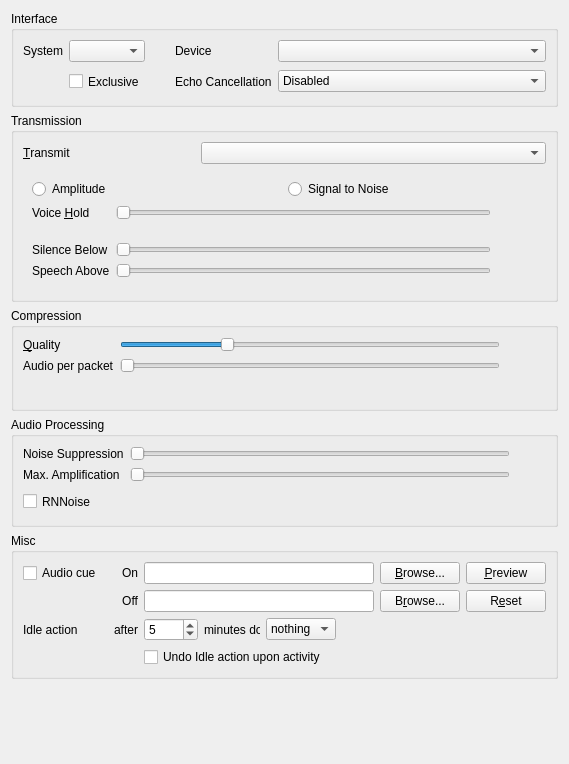
<?xml version="1.0" encoding="UTF-8"?>
<ui version="4.0">
 <class>AudioInput</class>
 <widget class="QWidget" name="AudioInput">
  <property name="geometry">
   <rect>
    <x>0</x>
    <y>0</y>
    <width>569</width>
    <height>764</height>
   </rect>
  </property>
  <property name="windowTitle">
   <string>Form</string>
  </property>
  <property name="styleSheet">
   <string notr="true">font: 57 11pt &quot;Terminus (TTF)&quot;;</string>
  </property>
  <layout class="QVBoxLayout">
   <item>
    <widget class="QGroupBox" name="qgbInterfaces">
     <property name="title">
      <string>Interface</string>
     </property>
     <layout class="QGridLayout" name="gridLayout">
      <item row="0" column="0">
       <widget class="QLabel" name="qliSystem">
        <property name="text">
         <string>System</string>
        </property>
        <property name="buddy">
         <cstring>qcbSystem</cstring>
        </property>
       </widget>
      </item>
      <item row="0" column="1">
       <widget class="MUComboBox" name="qcbSystem">
        <property name="sizePolicy">
         <sizepolicy hsizetype="MinimumExpanding" vsizetype="Fixed">
          <horstretch>0</horstretch>
          <verstretch>0</verstretch>
         </sizepolicy>
        </property>
        <property name="toolTip">
         <string>Input method for audio</string>
        </property>
        <property name="whatsThis">
         <string>&lt;b&gt;This is the input method to use for audio.&lt;/b&gt;&lt;br /&gt;Most likely you want to use DirectSound.</string>
        </property>
       </widget>
      </item>
      <item row="0" column="2">
       <spacer>
        <property name="orientation">
         <enum>Qt::Horizontal</enum>
        </property>
        <property name="sizeType">
         <enum>QSizePolicy::Maximum</enum>
        </property>
        <property name="sizeHint" stdset="0">
         <size>
          <width>24</width>
          <height>16</height>
         </size>
        </property>
       </spacer>
      </item>
      <item row="0" column="3">
       <widget class="QLabel" name="qliDevice">
        <property name="text">
         <string>Device</string>
        </property>
        <property name="buddy">
         <cstring>qcbDevice</cstring>
        </property>
       </widget>
      </item>
      <item row="0" column="4">
       <widget class="MUComboBox" name="qcbDevice">
        <property name="sizePolicy">
         <sizepolicy hsizetype="MinimumExpanding" vsizetype="Fixed">
          <horstretch>1</horstretch>
          <verstretch>0</verstretch>
         </sizepolicy>
        </property>
        <property name="toolTip">
         <string>Input device for audio</string>
        </property>
        <property name="whatsThis">
         <string>&lt;b&gt;This is the input device to use for audio.&lt;/b&gt;</string>
        </property>
        <property name="sizeAdjustPolicy">
         <enum>QComboBox::AdjustToContents</enum>
        </property>
        <property name="minimumContentsLength">
         <number>16</number>
        </property>
       </widget>
      </item>
      <item row="1" column="1">
       <widget class="QCheckBox" name="qcbExclusive">
        <property name="minimumSize">
         <size>
          <width>0</width>
          <height>27</height>
         </size>
        </property>
        <property name="toolTip">
         <string>Exclusive mode</string>
        </property>
        <property name="whatsThis">
         <string>&lt;b&gt;This opens the device in exclusive mode.&lt;/b&gt;&lt;br /&gt;No other application will be able to use the device.</string>
        </property>
        <property name="text">
         <string>Exclusive</string>
        </property>
       </widget>
      </item>
      <item row="1" column="3">
       <widget class="QLabel" name="qliEcho">
        <property name="text">
         <string>Echo Cancellation</string>
        </property>
       </widget>
      </item>
      <item row="1" column="4">
       <widget class="MUComboBox" name="qcbEcho">
        <property name="toolTip">
         <string>Cancel echo from speakers</string>
        </property>
        <property name="whatsThis">
         <string>Enabling this will cancel the echo from your speakers. Mixed has low CPU impact, but only works well if your speakers are equally loud and equidistant from the microphone. Multichannel echo cancellation provides much better echo cancellation, but at a higher CPU cost.</string>
        </property>
        <item>
         <property name="text">
          <string>Disabled</string>
         </property>
        </item>
        <item>
         <property name="text">
          <string>Mixed echo cancellation</string>
         </property>
        </item>
        <item>
         <property name="text">
          <string>Multichannel echo cancellation</string>
         </property>
        </item>
       </widget>
      </item>
     </layout>
    </widget>
   </item>
   <item>
    <widget class="QGroupBox" name="qgbTransmission">
     <property name="sizePolicy">
      <sizepolicy hsizetype="Preferred" vsizetype="Minimum">
       <horstretch>0</horstretch>
       <verstretch>0</verstretch>
      </sizepolicy>
     </property>
     <property name="title">
      <string>Transmission</string>
     </property>
     <layout class="QGridLayout">
      <item row="0" column="0">
       <widget class="QLabel" name="qliTransmit">
        <property name="text">
         <string>&amp;Transmit</string>
        </property>
        <property name="buddy">
         <cstring>qcbTransmit</cstring>
        </property>
       </widget>
      </item>
      <item row="0" column="1" colspan="2">
       <widget class="MUComboBox" name="qcbTransmit">
        <property name="toolTip">
         <string>When to transmit your speech</string>
        </property>
        <property name="whatsThis">
         <string>&lt;b&gt;This sets when speech should be transmitted.&lt;/b&gt;&lt;br /&gt;&lt;i&gt;Continuous&lt;/i&gt; - All the time&lt;br /&gt;&lt;i&gt;Voice Activity&lt;/i&gt; - When you are speaking clearly.&lt;br /&gt;&lt;i&gt;Push To Talk&lt;/i&gt; - When you hold down the hotkey set under &lt;i&gt;Shortcuts&lt;/i&gt;.</string>
        </property>
       </widget>
      </item>
      <item row="1" column="0" colspan="3">
       <widget class="QStackedWidget" name="qswTransmit">
        <property name="sizePolicy">
         <sizepolicy hsizetype="Preferred" vsizetype="MinimumExpanding">
          <horstretch>0</horstretch>
          <verstretch>0</verstretch>
         </sizepolicy>
        </property>
        <property name="currentIndex">
         <number>1</number>
        </property>
        <widget class="QWidget" name="qwPTT">
         <layout class="QGridLayout" columnstretch="0,1,0,0">
          <item row="0" column="0">
           <widget class="QLabel" name="qliDoublePush">
            <property name="text">
             <string>DoublePush Time</string>
            </property>
            <property name="buddy">
             <cstring>qsDoublePush</cstring>
            </property>
           </widget>
          </item>
          <item row="0" column="3">
           <widget class="QLabel" name="qlDoublePush">
            <property name="sizePolicy">
             <sizepolicy hsizetype="Minimum" vsizetype="Preferred">
              <horstretch>0</horstretch>
              <verstretch>0</verstretch>
             </sizepolicy>
            </property>
            <property name="text">
             <string notr="true">TextLabel</string>
            </property>
           </widget>
          </item>
          <item row="2" column="1">
           <widget class="QCheckBox" name="qcbPushWindow">
            <property name="toolTip">
             <string>Displays an always on top window with a push to talk button in it</string>
            </property>
            <property name="text">
             <string>Display push to talk window</string>
            </property>
           </widget>
          </item>
          <item row="3" column="1">
           <spacer name="verticalSpacer">
            <property name="orientation">
             <enum>Qt::Vertical</enum>
            </property>
            <property name="sizeHint" stdset="0">
             <size>
              <width>20</width>
              <height>40</height>
             </size>
            </property>
           </spacer>
          </item>
          <item row="0" column="1" colspan="2">
           <widget class="QSlider" name="qsDoublePush">
            <property name="toolTip">
             <string>If you press the PTT key twice in this time it will get locked.</string>
            </property>
            <property name="whatsThis">
             <string>&lt;b&gt;DoublePush Time&lt;/b&gt;&lt;br /&gt;If you press the push-to-talk key twice during the configured interval of time it will be locked. Mumble will keep transmitting until you hit the key once more to unlock PTT again.</string>
            </property>
            <property name="maximum">
             <number>1000</number>
            </property>
            <property name="singleStep">
             <number>10</number>
            </property>
            <property name="pageStep">
             <number>100</number>
            </property>
            <property name="orientation">
             <enum>Qt::Horizontal</enum>
            </property>
           </widget>
          </item>
          <item row="1" column="0">
           <widget class="QLabel" name="qliPTTHold">
            <property name="text">
             <string>Hold Time</string>
            </property>
           </widget>
          </item>
          <item row="1" column="3">
           <widget class="QLabel" name="qlPTTHold">
            <property name="text">
             <string notr="true">TextLabel</string>
            </property>
           </widget>
          </item>
          <item row="1" column="1">
           <widget class="QSlider" name="qsPTTHold">
            <property name="toolTip">
             <string>Time the microphone stays open after the PTT key is released</string>
            </property>
            <property name="maximum">
             <number>5000</number>
            </property>
            <property name="singleStep">
             <number>10</number>
            </property>
            <property name="orientation">
             <enum>Qt::Horizontal</enum>
            </property>
           </widget>
          </item>
         </layout>
        </widget>
        <widget class="QWidget" name="qwVAD">
         <layout class="QGridLayout">
          <item row="0" column="0" colspan="3">
           <layout class="QHBoxLayout">
            <item>
             <widget class="QRadioButton" name="qrbAmplitude">
              <property name="toolTip">
               <string>Use Amplitude based speech detection</string>
              </property>
              <property name="whatsThis">
               <string>&lt;b&gt;This sets speech detection to use Amplitude.&lt;/b&gt;&lt;br /&gt;In this mode, the raw strength of the input signal is used to detect speech.</string>
              </property>
              <property name="text">
               <string>Amplitude</string>
              </property>
             </widget>
            </item>
            <item>
             <widget class="QRadioButton" name="qrbSNR">
              <property name="toolTip">
               <string>Use SNR based speech detection</string>
              </property>
              <property name="whatsThis">
               <string>&lt;b&gt;This sets speech detection to use Signal to Noise ratio.&lt;/b&gt;&lt;br /&gt;In this mode, the input is analyzed for something resembling a clear signal, and the clarity of that signal is used to trigger speech detection.</string>
              </property>
              <property name="text">
               <string>Signal to Noise</string>
              </property>
             </widget>
            </item>
           </layout>
          </item>
          <item row="1" column="0">
           <widget class="QLabel" name="qliTransmitHold">
            <property name="text">
             <string>Voice &amp;Hold</string>
            </property>
            <property name="buddy">
             <cstring>qsTransmitHold</cstring>
            </property>
           </widget>
          </item>
          <item row="1" column="1">
           <widget class="QSlider" name="qsTransmitHold">
            <property name="toolTip">
             <string>How long to keep transmitting after silence</string>
            </property>
            <property name="whatsThis">
             <string>&lt;b&gt;This selects how long after a perceived stop in speech transmission should continue.&lt;/b&gt;&lt;br /&gt;Set this higher if your voice breaks up when you speak (seen by a rapidly blinking voice icon next to your name).</string>
            </property>
            <property name="minimum">
             <number>20</number>
            </property>
            <property name="maximum">
             <number>250</number>
            </property>
            <property name="orientation">
             <enum>Qt::Horizontal</enum>
            </property>
           </widget>
          </item>
          <item row="1" column="2">
           <widget class="QLabel" name="qlTransmitHold">
            <property name="minimumSize">
             <size>
              <width>40</width>
              <height>0</height>
             </size>
            </property>
            <property name="text">
             <string/>
            </property>
           </widget>
          </item>
          <item row="2" column="1">
           <widget class="AudioBar" name="abSpeech" native="true">
            <property name="maximumSize">
             <size>
              <width>16777215</width>
              <height>10</height>
             </size>
            </property>
            <property name="toolTip">
             <string>Current speech detection chance</string>
            </property>
            <property name="whatsThis">
             <string>&lt;b&gt;This shows the current speech detection settings.&lt;/b&gt;&lt;br /&gt;You can change the settings from the Settings dialog or from the Audio Wizard.</string>
            </property>
           </widget>
          </item>
          <item row="3" column="0">
           <widget class="QLabel" name="qliTransmitMin">
            <property name="text">
             <string>Silence Below</string>
            </property>
           </widget>
          </item>
          <item row="3" column="1">
           <widget class="QSlider" name="qsTransmitMin">
            <property name="toolTip">
             <string>Signal values below this count as silence</string>
            </property>
            <property name="whatsThis">
             <string>&lt;b&gt;This sets the trigger values for voice detection.&lt;/b&gt;&lt;br /&gt;Use this together with the Audio Statistics window to manually tune the trigger values for detecting speech. Input values below &quot;Silence Below&quot; always count as silence. Values above &quot;Speech Above&quot; always count as voice. Values in between will count as voice if you're already talking, but will not trigger a new detection.</string>
            </property>
            <property name="minimum">
             <number>1</number>
            </property>
            <property name="maximum">
             <number>32767</number>
            </property>
            <property name="singleStep">
             <number>100</number>
            </property>
            <property name="pageStep">
             <number>1000</number>
            </property>
            <property name="orientation">
             <enum>Qt::Horizontal</enum>
            </property>
           </widget>
          </item>
          <item row="4" column="0">
           <widget class="QLabel" name="qliTransmitMax">
            <property name="text">
             <string>Speech Above</string>
            </property>
           </widget>
          </item>
          <item row="4" column="1">
           <widget class="QSlider" name="qsTransmitMax">
            <property name="toolTip">
             <string>Signal values above this count as voice</string>
            </property>
            <property name="whatsThis">
             <string>&lt;b&gt;This sets the trigger values for voice detection.&lt;/b&gt;&lt;br /&gt;Use this together with the Audio Statistics window to manually tune the trigger values for detecting speech. Input values below &quot;Silence Below&quot; always count as silence. Values above &quot;Speech Above&quot; always count as voice. Values in between will count as voice if you're already talking, but will not trigger a new detection.</string>
            </property>
            <property name="minimum">
             <number>1</number>
            </property>
            <property name="maximum">
             <number>32767</number>
            </property>
            <property name="singleStep">
             <number>100</number>
            </property>
            <property name="pageStep">
             <number>1000</number>
            </property>
            <property name="orientation">
             <enum>Qt::Horizontal</enum>
            </property>
           </widget>
          </item>
         </layout>
        </widget>
        <widget class="QWidget" name="qwContinuous"/>
       </widget>
      </item>
     </layout>
    </widget>
   </item>
   <item>
    <widget class="QGroupBox" name="qgbCompression">
     <property name="title">
      <string>Compression</string>
     </property>
     <layout class="QGridLayout">
      <item row="0" column="0">
       <widget class="QLabel" name="qliQuality">
        <property name="text">
         <string>&amp;Quality</string>
        </property>
        <property name="buddy">
         <cstring>qsQuality</cstring>
        </property>
       </widget>
      </item>
      <item row="0" column="1">
       <widget class="QSlider" name="qsQuality">
        <property name="toolTip">
         <string>Quality of compression (peak bandwidth)</string>
        </property>
        <property name="whatsThis">
         <string>&lt;b&gt;This sets the quality of compression.&lt;/b&gt;&lt;br /&gt;This determines how much bandwidth Mumble is allowed to use for outgoing audio.</string>
        </property>
        <property name="minimum">
         <number>8000</number>
        </property>
        <property name="maximum">
         <number>96000</number>
        </property>
        <property name="singleStep">
         <number>1000</number>
        </property>
        <property name="pageStep">
         <number>5000</number>
        </property>
        <property name="value">
         <number>32000</number>
        </property>
        <property name="orientation">
         <enum>Qt::Horizontal</enum>
        </property>
       </widget>
      </item>
      <item row="0" column="2">
       <widget class="QLabel" name="qlQuality">
        <property name="minimumSize">
         <size>
          <width>30</width>
          <height>0</height>
         </size>
        </property>
        <property name="text">
         <string/>
        </property>
       </widget>
      </item>
      <item row="1" column="0">
       <widget class="QLabel" name="qliFrames">
        <property name="text">
         <string>Audio per packet</string>
        </property>
        <property name="buddy">
         <cstring>qsFrames</cstring>
        </property>
       </widget>
      </item>
      <item row="1" column="1">
       <widget class="QSlider" name="qsFrames">
        <property name="toolTip">
         <string>How many audio frames to send per packet</string>
        </property>
        <property name="whatsThis">
         <string>&lt;b&gt;This selects how many audio frames should be put in one packet.&lt;/b&gt;&lt;br /&gt;Increasing this will increase the latency of your voice, but will also reduce bandwidth requirements.</string>
        </property>
        <property name="minimum">
         <number>1</number>
        </property>
        <property name="maximum">
         <number>4</number>
        </property>
        <property name="pageStep">
         <number>2</number>
        </property>
        <property name="orientation">
         <enum>Qt::Horizontal</enum>
        </property>
       </widget>
      </item>
      <item row="1" column="2">
       <widget class="QLabel" name="qlFrames">
        <property name="minimumSize">
         <size>
          <width>40</width>
          <height>0</height>
         </size>
        </property>
        <property name="text">
         <string/>
        </property>
       </widget>
      </item>
      <item row="2" column="0" colspan="3">
       <widget class="QLabel" name="qlBitrate">
        <property name="font">
         <font>
          <family>Terminus (TTF)</family>
          <pointsize>11</pointsize>
          <weight>7</weight>
          <italic>false</italic>
          <bold>false</bold>
         </font>
        </property>
        <property name="toolTip">
         <string>Maximum bandwidth used for sending audio</string>
        </property>
        <property name="whatsThis">
         <string>&lt;b&gt;This shows peak outgoing bandwidth used.&lt;/b&gt;&lt;br /&gt;This shows the peak amount of bandwidth sent out from your machine. Audio bitrate is the maximum bitrate (as we use VBR) for the audio data alone. Position is the bitrate used for positional information. Overhead is our framing and the IP packet headers (IP and UDP is 75% of this overhead).</string>
        </property>
        <property name="text">
         <string/>
        </property>
        <property name="alignment">
         <set>Qt::AlignCenter</set>
        </property>
       </widget>
      </item>
     </layout>
    </widget>
   </item>
   <item>
    <widget class="QGroupBox" name="qgbAudio">
     <property name="title">
      <string>Audio Processing</string>
     </property>
     <layout class="QGridLayout">
      <item row="0" column="0">
       <widget class="QLabel" name="qliNoise">
        <property name="text">
         <string>Noise Suppression</string>
        </property>
        <property name="buddy">
         <cstring>qsNoise</cstring>
        </property>
       </widget>
      </item>
      <item row="0" column="1">
       <widget class="QSlider" name="qsNoise">
        <property name="toolTip">
         <string>Noise suppression</string>
        </property>
        <property name="whatsThis">
         <string>&lt;b&gt;This sets the amount of noise suppression to apply.&lt;/b&gt;&lt;br /&gt;The higher this value, the more aggressively stationary noise will be suppressed.</string>
        </property>
        <property name="minimum">
         <number>14</number>
        </property>
        <property name="maximum">
         <number>60</number>
        </property>
        <property name="pageStep">
         <number>5</number>
        </property>
        <property name="orientation">
         <enum>Qt::Horizontal</enum>
        </property>
       </widget>
      </item>
      <item row="0" column="2">
       <widget class="QLabel" name="qlNoise">
        <property name="minimumSize">
         <size>
          <width>30</width>
          <height>0</height>
         </size>
        </property>
        <property name="text">
         <string/>
        </property>
       </widget>
      </item>
      <item row="1" column="0">
       <widget class="QLabel" name="qliAmp">
        <property name="text">
         <string>Max. Amplification</string>
        </property>
        <property name="buddy">
         <cstring>qsAmp</cstring>
        </property>
       </widget>
      </item>
      <item row="1" column="1">
       <widget class="QSlider" name="qsAmp">
        <property name="toolTip">
         <string>Maximum amplification of input sound</string>
        </property>
        <property name="whatsThis">
         <string>&lt;b&gt;Maximum amplification of input.&lt;/b&gt;&lt;br /&gt;Mumble normalizes the input volume before compressing, and this sets how much it's allowed to amplify.&lt;br /&gt;The actual level is continually updated based on your current speech pattern, but it will never go above the level specified here.&lt;br /&gt;If the &lt;i&gt;Microphone loudness&lt;/i&gt; level of the audio statistics hover around 100%, you probably want to set this to 2.0 or so, but if, like most people, you are unable to reach 100%, set this to something much higher.&lt;br /&gt;Ideally, set it so &lt;i&gt;Microphone Loudness * Amplification Factor &gt;= 100&lt;/i&gt;, even when you're speaking really soft.&lt;br /&gt;&lt;br /&gt;Note that there is no harm in setting this to maximum, but Mumble will start picking up other conversations if you leave it to auto-tune to that level.</string>
        </property>
        <property name="maximum">
         <number>19500</number>
        </property>
        <property name="singleStep">
         <number>500</number>
        </property>
        <property name="pageStep">
         <number>2000</number>
        </property>
        <property name="orientation">
         <enum>Qt::Horizontal</enum>
        </property>
       </widget>
      </item>
      <item row="1" column="2">
       <widget class="QLabel" name="qlAmp">
        <property name="minimumSize">
         <size>
          <width>30</width>
          <height>0</height>
         </size>
        </property>
        <property name="text">
         <string/>
        </property>
       </widget>
      </item>
      <item row="2" column="0">
       <widget class="QCheckBox" name="qcbDenoise">
        <property name="minimumSize">
         <size>
          <width>0</width>
          <height>27</height>
         </size>
        </property>
        <property name="toolTip">
         <string>Apply RNNoise's noise suppression filter.</string>
        </property>
        <property name="whatsThis">
         <string>&lt;b&gt;This applies RNNoise's noise suppression filter.&lt;/b&gt;&lt;br /&gt;RNNoise is based on machine learning and used in WebRTC.</string>
        </property>
        <property name="text">
         <string>RNNoise</string>
        </property>
       </widget>
      </item>
     </layout>
    </widget>
   </item>
   <item>
    <widget class="QGroupBox" name="qgbMisc">
     <property name="title">
      <string>Misc</string>
     </property>
     <layout class="QGridLayout" name="_2">
      <item row="2" column="5">
       <widget class="QPushButton" name="qpbPushClickBrowseOff">
        <property name="toolTip">
         <string>Browse for off audio file</string>
        </property>
        <property name="text">
         <string>B&amp;rowse...</string>
        </property>
       </widget>
      </item>
      <item row="2" column="3">
       <widget class="QLabel" name="qlPushClickOff">
        <property name="text">
         <string>Off</string>
        </property>
        <property name="alignment">
         <set>Qt::AlignRight|Qt::AlignTrailing|Qt::AlignVCenter</set>
        </property>
       </widget>
      </item>
      <item row="1" column="3">
       <widget class="QLabel" name="qlPushClickOn">
        <property name="text">
         <string>On</string>
        </property>
        <property name="alignment">
         <set>Qt::AlignRight|Qt::AlignTrailing|Qt::AlignVCenter</set>
        </property>
       </widget>
      </item>
      <item row="1" column="6">
       <widget class="QPushButton" name="qpbPushClickPreview">
        <property name="toolTip">
         <string>Preview the audio cues</string>
        </property>
        <property name="whatsThis">
         <string>&lt;b&gt;Preview&lt;/b&gt;&lt;br/&gt;Plays the current &lt;i&gt;on&lt;/i&gt; sound followed by the current &lt;i&gt;off&lt;/i&gt; sound.</string>
        </property>
        <property name="text">
         <string>&amp;Preview</string>
        </property>
       </widget>
      </item>
      <item row="2" column="6">
       <widget class="QPushButton" name="qpbPushClickReset">
        <property name="toolTip">
         <string>Reset audio cue to default</string>
        </property>
        <property name="whatsThis">
         <string>&lt;b&gt;Reset&lt;/b&gt;&lt;br/&gt;Reset the paths for the files to their default.</string>
        </property>
        <property name="text">
         <string>R&amp;eset</string>
        </property>
       </widget>
      </item>
      <item row="1" column="5">
       <widget class="QPushButton" name="qpbPushClickBrowseOn">
        <property name="toolTip">
         <string>Browse for on audio file</string>
        </property>
        <property name="text">
         <string>&amp;Browse...</string>
        </property>
       </widget>
      </item>
      <item row="1" column="4">
       <widget class="QLineEdit" name="qlePushClickPathOn">
        <property name="toolTip">
         <string>Gets played when starting to transmit</string>
        </property>
       </widget>
      </item>
      <item row="2" column="4">
       <widget class="QLineEdit" name="qlePushClickPathOff">
        <property name="toolTip">
         <string>Gets played when stopping to transmit</string>
        </property>
       </widget>
      </item>
      <item row="1" column="0">
       <widget class="QCheckBox" name="qcbPushClick">
        <property name="toolTip">
         <string>Audible audio cue when starting or stopping to transmit</string>
        </property>
        <property name="whatsThis">
         <string>&lt;b&gt;This enables transmission audio cues.&lt;/b&gt;&lt;br /&gt;Setting this will give you a short audio beep when you start and stop transmitting.</string>
        </property>
        <property name="text">
         <string>Audio cue</string>
        </property>
       </widget>
      </item>
      <item row="3" column="0" colspan="2">
       <widget class="QLabel" name="qliIdle">
        <property name="text">
         <string>Idle action</string>
        </property>
       </widget>
      </item>
      <item row="4" column="4">
       <widget class="QCheckBox" name="qcbUndoIdleAction">
        <property name="toolTip">
         <string>The idle action will be reversed upon any key or mouse button input</string>
        </property>
        <property name="text">
         <string>Undo Idle action upon activity</string>
        </property>
       </widget>
      </item>
      <item row="3" column="4">
       <layout class="QHBoxLayout" name="horizontalLayout">
        <item>
         <widget class="QSpinBox" name="qsbIdle">
          <property name="minimum">
           <number>1</number>
          </property>
          <property name="maximum">
           <number>5000</number>
          </property>
          <property name="value">
           <number>5</number>
          </property>
         </widget>
        </item>
        <item>
         <widget class="QLabel" name="qlIdle">
          <property name="minimumSize">
           <size>
            <width>30</width>
            <height>0</height>
           </size>
          </property>
          <property name="text">
           <string>minutes do</string>
          </property>
         </widget>
        </item>
        <item>
         <widget class="MUComboBox" name="qcbIdleAction">
          <item>
           <property name="text">
            <string>nothing</string>
           </property>
          </item>
          <item>
           <property name="text">
            <string>deafen</string>
           </property>
          </item>
          <item>
           <property name="text">
            <string>mute</string>
           </property>
          </item>
         </widget>
        </item>
        <item>
         <spacer name="horizontalSpacer">
          <property name="orientation">
           <enum>Qt::Horizontal</enum>
          </property>
          <property name="sizeHint" stdset="0">
           <size>
            <width>40</width>
            <height>20</height>
           </size>
          </property>
         </spacer>
        </item>
       </layout>
      </item>
      <item row="3" column="3">
       <widget class="QLabel" name="qlIdle2">
        <property name="text">
         <string>after</string>
        </property>
       </widget>
      </item>
     </layout>
    </widget>
   </item>
   <item>
    <spacer>
     <property name="orientation">
      <enum>Qt::Vertical</enum>
     </property>
     <property name="sizeHint" stdset="0">
      <size>
       <width>1</width>
       <height>151</height>
      </size>
     </property>
    </spacer>
   </item>
  </layout>
 </widget>
 <customwidgets>
  <customwidget>
   <class>MUComboBox</class>
   <extends>QComboBox</extends>
   <header>widgets/MUComboBox.h</header>
  </customwidget>
  <customwidget>
   <class>AudioBar</class>
   <extends>QWidget</extends>
   <header>AudioStats.h</header>
   <container>1</container>
  </customwidget>
 </customwidgets>
 <tabstops>
  <tabstop>qcbSystem</tabstop>
  <tabstop>qcbDevice</tabstop>
  <tabstop>qcbEcho</tabstop>
  <tabstop>qcbTransmit</tabstop>
  <tabstop>qsDoublePush</tabstop>
  <tabstop>qrbSNR</tabstop>
  <tabstop>qsTransmitHold</tabstop>
  <tabstop>qsTransmitMin</tabstop>
  <tabstop>qsTransmitMax</tabstop>
  <tabstop>qsQuality</tabstop>
  <tabstop>qsFrames</tabstop>
  <tabstop>qsNoise</tabstop>
  <tabstop>qcbDenoise</tabstop>
  <tabstop>qsAmp</tabstop>
 </tabstops>
 <resources/>
 <connections/>
</ui>
